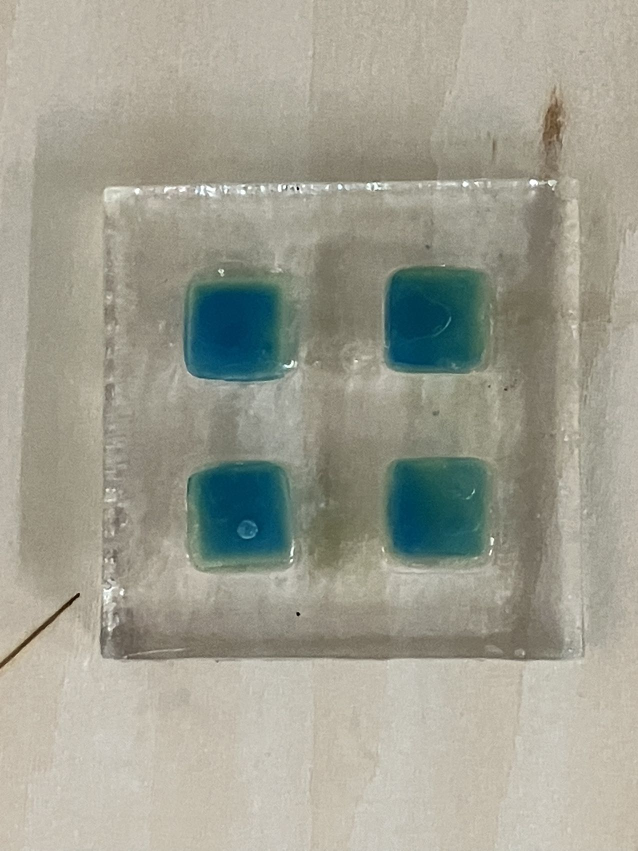
#> input picture test images 1/pH=4.jpg, 1276 x 1702 px, found by its file name (shown at 1/2 size); its folder holds 2 pictures in this run
$ python histogram_equalization.py
#> lines starting #> are read from the running program, lines starting #| are printed output that depends on the picture
import matplotlib
import matplotlib.pyplot as plt
import numpy as np
import os
import skimage as ski

from natsort import natsorted
from skimage import img_as_float
from skimage import exposure


matplotlib.rcParams['font.size'] = 8


def plot_img_and_hist(image, axes, bins=256):
    """Plot an image along with its histogram and cumulative histogram.

    """
    image = img_as_float(image)
    ax_img, ax_hist = axes
    ax_cdf = ax_hist.twinx()

    # Display image
    ax_img.imshow(image, cmap=plt.cm.gray)
    ax_img.set_axis_off()

    # Display histogram
    ax_hist.hist(image.ravel(), bins=bins, histtype='step', color='black')
    ax_hist.ticklabel_format(axis='y', style='scientific', scilimits=(0, 0))
    ax_hist.set_xlabel('Pixel intensity')
    ax_hist.set_xlim(0, 1)
    ax_hist.set_yticks([])

    # Display cumulative distribution
    img_cdf, bins = exposure.cumulative_distribution(image, bins)
    ax_cdf.plot(bins, img_cdf, 'r')
    ax_cdf.set_yticks([])

    return ax_img, ax_hist, ax_cdf


# Load example images
folder_path = os.path.join(os.getcwd(), 'test images 1')
list_files = os.listdir(folder_path)
list_files = natsorted(list_files)
image_list = []
for filename in list_files:
  filename = os.path.join(folder_path, filename)
  image_list.append(ski.io.imread(filename))
img1 = image_list[1]

# Contrast stretching
p2, p98 = np.percentile(img1, (2, 98))
#> p2 = 46; p98 = 202
img_rescale = exposure.rescale_intensity(img1, in_range=(p2, p98))
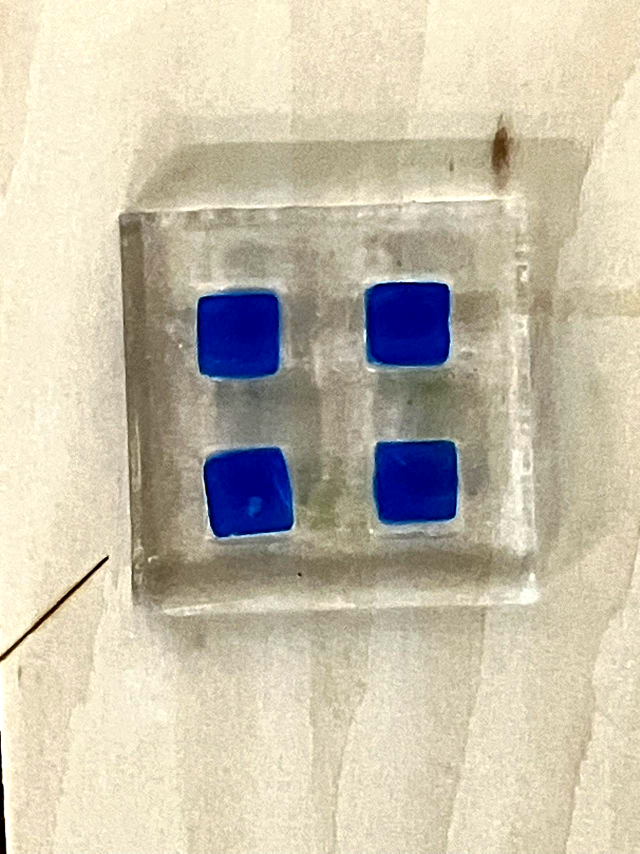
#> img_rescale: shape (1707, 1280, 3) (shown at 1/2 size); mean R, G, B 199.7, 191.6, 172.7

# Equalization
img_eq = exposure.equalize_hist(img1)
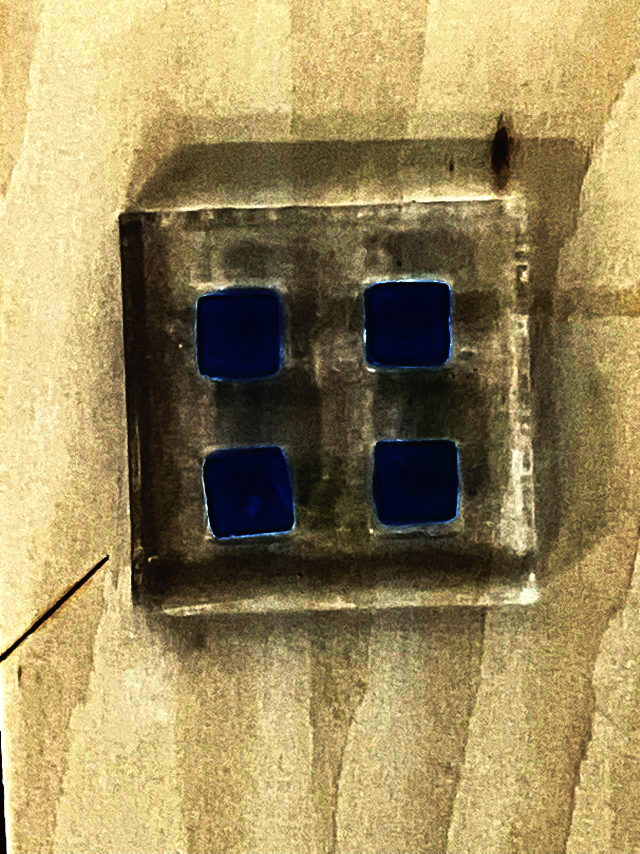
#> img_eq: shape (1707, 1280, 3) float64 (shown at 1/2 size); mean R, G, B 0.61, 0.542, 0.365

# Adaptive Equalization
img_adapteq = exposure.equalize_adapthist(img1, clip_limit=0.03)
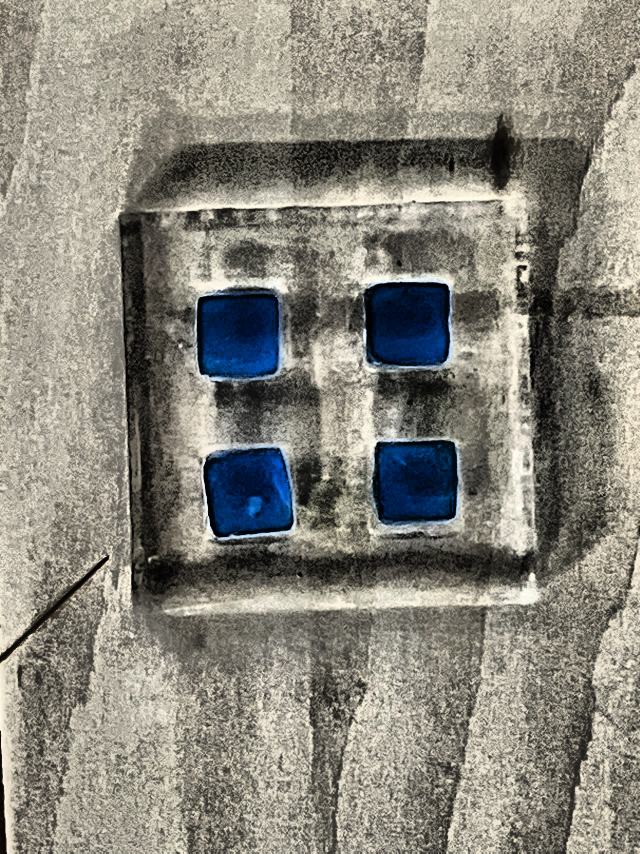
#> img_adapteq: shape (1707, 1280, 3) float64 (shown at 1/2 size); mean R, G, B 0.539, 0.527, 0.488

# Display results
fig = plt.figure(figsize=(8, 5))
axes = np.zeros((2, 4), dtype=object)
axes[0, 0] = fig.add_subplot(2, 4, 1)
for i in range(1, 4):
    axes[0, i] = fig.add_subplot(2, 4, 1+i, sharex=axes[0,0], sharey=axes[0,0])
for i in range(0, 4):
    axes[1, i] = fig.add_subplot(2, 4, 5+i)

# Display low contrast image
ax_img, ax_hist, ax_cdf = plot_img_and_hist(img1, axes[:, 0])
#> in plot_img_and_hist, `image = img_as_float(image)`:
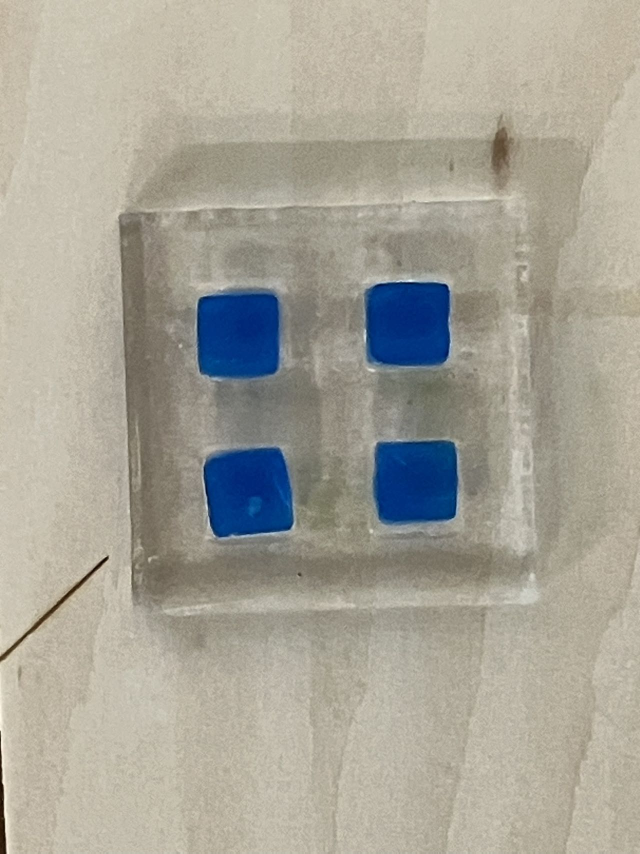
#> image: shape (1707, 1280, 3) float64 (shown at 1/2 size); mean of channels 0, 1, 2 0.653, 0.641, 0.596; drawn as R, G, B
#> in plot_img_and_hist, `img_cdf, bins = exposure.cumulative_distribution(image, bins)`: img_cdf = 256 values from 0.00633 to 1; bins = 256 values from 0.00195 to 0.998
ax_img.set_title('Low contrast image')

# Set lable number of pixels
y_min, y_max = ax_hist.get_ylim()
#> y_min = 0; y_max = 123160.8
ax_hist.set_ylabel('Number of pixels')
ax_hist.set_yticks(np.linspace(0, y_max, 5))

# Display contrast stretching
ax_img, ax_hist, ax_cdf = plot_img_and_hist(img_rescale, axes[:, 1])
ax_img.set_title('Contrast stretching')

# Display histogram equalization
ax_img, ax_hist, ax_cdf = plot_img_and_hist(img_eq, axes[:, 2])
ax_img.set_title('Histogram equalization')

# Display adaptive equalization
ax_img, ax_hist, ax_cdf = plot_img_and_hist(img_adapteq, axes[:, 3])
ax_img.set_title('Adaptive equalization')

# Set label fraction of total intensity
ax_cdf.set_ylabel('Fraction of total intensity')
ax_cdf.set_yticks(np.linspace(0, 1, 5))

# prevent overlap of y-axis labels
fig.tight_layout()
plt.show()
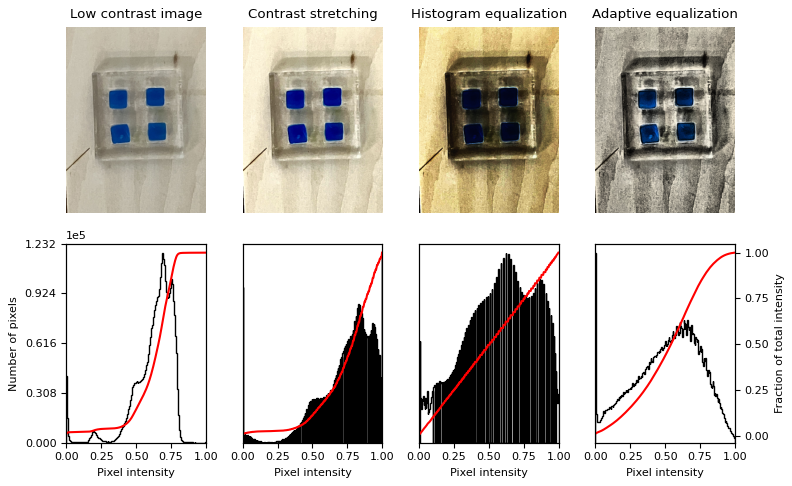
#> figure drawn by matplotlib, 12 panels; panel 12: curve peaks at x = 0.998, y = 1
